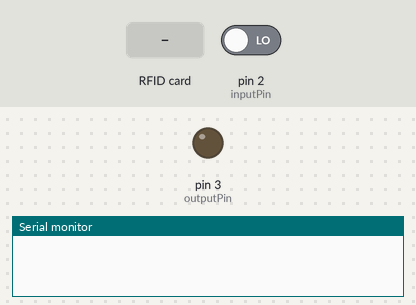
A sketch run on a simulated Arduino Uno, built with avr-gcc and run on an emulated ATmega328P. Shown: output pins drawn as LEDs (lit = HIGH), the last lines printed to the serial monitor. Inputs (shaded band) come from the test bench; at power-on: pin 2 (inputPin) LOW. Pins used as bus, display or sensor lines are not drawn.

Above: at 1.2 s.
1.3 s: RFID card 44 6C 00 23 held to the reader
At 2.1 s:
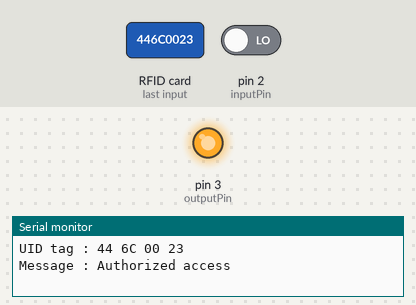
4.3 s: pin 2 (inputPin) driven HIGH
At 5.8 s:
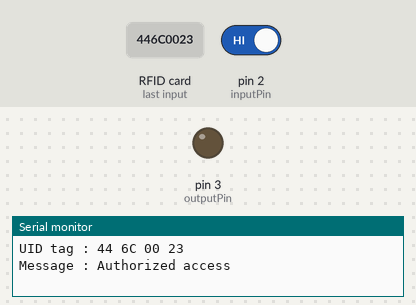
Timing chart, 0 to 7.3 s (numbered marks = the images above; inputs shaded):
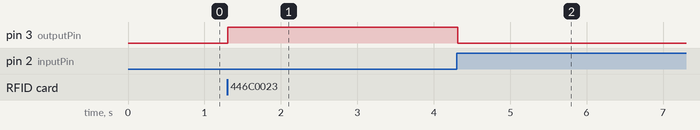

Measured:
- after the input at 1.3 s, pin 3 (outputPin): LOW → HIGH at once
- after the input at 4.3 s, pin 3 (outputPin): HIGH → LOW at once

The sketch:

rfid.ino
```cpp
#include <MFRC522.h>
#include <SPI.h>

#define SS_PIN 10
#define RST_PIN 9

MFRC522 mfrc522(SS_PIN, RST_PIN);   // Create MFRC522 instance.

int outputPin = 3;
int inputPin = 2;
String UID = "44 6C 00 23"; //change here the UID of the card/cards that you want to give access

void setup() {
  pinMode(outputPin, OUTPUT);
  pinMode(inputPin, INPUT);

  Serial.begin(9600);

  SPI.begin();
  mfrc522.PCD_Init();

  digitalWrite(outputPin, LOW);

}

/*
Check for cards/fobs and open
safe if correct card is given

Post:
  Set the output pin to high to
  notify the main file that the
  correct card/fob as been used
*/
void checkRFID() {

  if (digitalRead(inputPin) == HIGH) { // return if gate is closed in main file
    digitalWrite(outputPin, LOW);
    return;
  }

  // Look for new cards

  if (mfrc522.PICC_IsNewCardPresent())
  {

    // Select one of the cards
    if ( mfrc522.PICC_ReadCardSerial())
    {

      //Show UID on serial monitor
      Serial.print("UID tag :");
      String content= "";
      byte letter;
      for (byte i = 0; i < mfrc522.uid.size; i++)
      {
         Serial.print(mfrc522.uid.uidByte[i] < 0x10 ? " 0" : " ");
         Serial.print(mfrc522.uid.uidByte[i], HEX);
         content.concat(String(mfrc522.uid.uidByte[i] < 0x10 ? " 0" : " "));
         content.concat(String(mfrc522.uid.uidByte[i], HEX));
      }
      Serial.println();
      Serial.print("Message : ");
      content.toUpperCase();
      if (content.substring(1) == UID)
      {
        Serial.println("Authorized access");
        digitalWrite(outputPin, HIGH);
      }
      else
        Serial.println(" Access denied");
    }
  }
}

void loop() {
  checkRFID();
}
```
